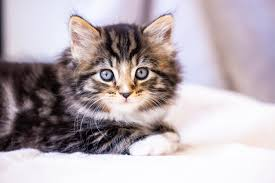
#> input picture SVD/cat.jpg, 275 x 183 px
$ jupyter execute --allow-errors compression_image.ipynb
#> lines starting #> are read from the running program, lines starting #| are printed output that depends on the picture
[cell 1]
import skimage as ski
import numpy as np
from matplotlib import pyplot as plt

[cell 2]
image_path = './image.png'
cat_path  = './cat.jpg'

[cell 3]
cat_image = ski.io.imread(cat_path)
#> cat_image is the input picture: shape (183, 275, 3); mean R, G, B 183.6, 172.9, 178.3
cat_image_2d = cat_image[..., 0]
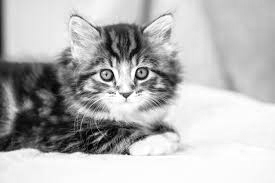
#> cat_image_2d: shape (183, 275); min 0, max 255, mean 183.6
cat_image.shape
#> Out = (183, 275, 3)

#> (a cell that did not finish here is left out)

[cell 5]
fig, (ax1, ax2) = plt.subplots(1, 2, figsize = (12, 5))

# color image
ax1.imshow(cat_image)
ax1.set_title('Color Image')
ax1.axis('off')

 # grayscale image
ax2.imshow(cat_image_2d, cmap='gray')
ax2.set_title('Grayscale Image')
ax2.axis('off')

plt.show()
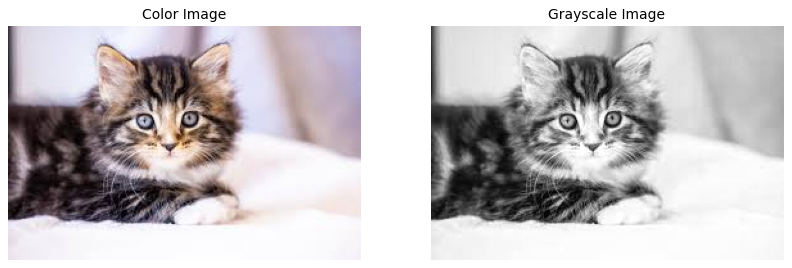
#> figure drawn by matplotlib, 2 panels

[cell 6]
fig, (ax1, ax2) = plt.subplots(1, 2, figsize = (12, 5))

# color image
#> (the rest of this cell did not finish here and is left out)

[cell 7]
import numpy as np

def SVD_scratch(A, k=None, min_eigenvalue=1.0, center_data=True):
    # Step 1: Center the data (optional)
#> called with min_eigenvalue = 1, center_data = True
    if center_data:
        A = A - np.mean(A, axis=0)  # Subtract the mean of each column
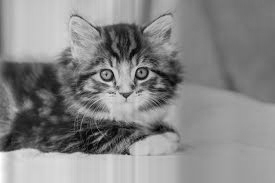
#> A: shape (183, 275) float64; min -175.3, max 154.9, mean 0; drawn with min black and max white

    # Step 2: Compute A^T A and A A^T
    AtA = np.dot(A.T, A)  # Shape (n, n)
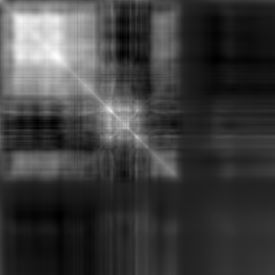
#> AtA: shape (275, 275) float64; min -215302.5, max 1671247.7, mean 238642; drawn with min black and max white
    AAt = np.dot(A, A.T)  # Shape (m, m)
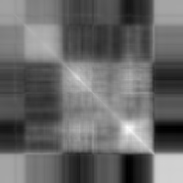
#> AAt: shape (183, 183) float64; min -1473171.8, max 2109754.2, mean 0; drawn with min black and max white

    # Step 3: Compute eigenvalues and eigenvectors
    eigenvalues_V, eigenvectors_V = np.linalg.eig(AtA)  # Eigenvectors of A^T A
    eigenvalues_U, eigenvectors_U = np.linalg.eig(AAt)  # Eigenvectors of A A^T
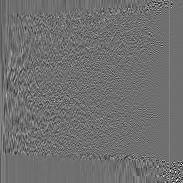
#> eigenvectors_U: shape (183, 183) float64; min -0.524, max 0.666, mean 0.000366; drawn with min black and max white
#> eigenvalues_U = 183 values, max 111295379.5 at index 0, min -2.28e-11 at index 170, mean 1118355.5

    # Handle small imaginary parts by taking only the real part of eigenvalues
    eigenvalues_V = np.real(eigenvalues_V)  # Only real part of eigenvalues
#> eigenvalues_V = 275 values, max 111295379.5 at index 0, min -6.42e-09 at index 181, mean 744214.8
    eigenvalues_U = np.real(eigenvalues_U)  # Only real part of eigenvalues

    # Step 4: Singular values are the square roots of eigenvalues
    eigenvalues_V = np.maximum(eigenvalues_V, 0)  # Set negative eigenvalues to 0
#> eigenvalues_V = 275 values, max 111295379.5 at index 0, min 0 at index 181, mean 744214.8
    singular_values = np.sqrt(eigenvalues_V)  # Singular values
#> singular_values = 275 values, max 10549.7 at index 0, min 0 at index 181, mean 218.7

    # Step 5: Sort eigenvalues and eigenvectors in descending order
    sorted_indices_V = np.argsort(eigenvalues_V)[::-1]
#> sorted_indices_V = 275 values, max 274 at index 274, min 0 at index 0, mean 137
    sorted_indices_U = np.argsort(eigenvalues_U)[::-1]
#> sorted_indices_U = 183 values, max 182 at index 177, min 0 at index 0, mean 91

    # Sort the eigenvectors based on the sorted eigenvalues
    V = eigenvectors_V[:, sorted_indices_V]
    U = eigenvectors_U[:, sorted_indices_U]
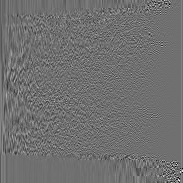
#> U: shape (183, 183) float64; min -0.524, max 0.666, mean 0.000366; drawn with min black and max white

    # Take top k singular values if k is provided
    if k is not None:
        U = U[:, :k]
        Sigma = np.diag(singular_values[:k])
        V = V[:, :k]

    # If min_eigenvalue is specified, select singular values with eigenvalues > min_eigenvalue
    elif min_eigenvalue is not None:
        # Get the indices where eigenvalues are greater than or equal to the threshold
        selected_indices = eigenvalues_V >= min_eigenvalue
        # Ensure that the indices match the dimensionality of U, V
        selected_indices = np.where(selected_indices)[0]  # Extract indices as a list
#> selected_indices = 174 values from 0 to 173

        U = U[:, selected_indices]
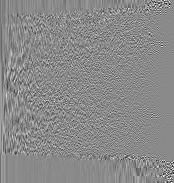
#> U: shape (183, 174) float64; min -0.524, max 0.444, mean -2.98e-13; drawn with min black and max white
        Sigma = np.diag(singular_values[selected_indices])
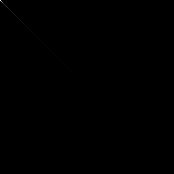
#> Sigma: shape (174, 174) float64; min 0, max 10549.7, mean 2; drawn with min black and max white
        V = V[:, selected_indices]

    # Construct Sigma matrix with singular values (m x n)
    Sigma_full = np.diag(singular_values[:k]) if k is not None else np.diag(singular_values)

    print("shape of U =",U.shape)
#| shape of U = (183, 174)
    print("shape of sigma =",Sigma_full.shape)
#| shape of sigma = (275, 275)
    print("shape of V =",V.shape)
#| shape of V = (275, 174)

    # Return the decomposed matrices U, Sigma, V^T
    return U, Sigma_full, V

[cell 8]
U, Sigma, V = SVD_scratch(cat_image_2d)
V.T.shape
#> Out = (174, 275)
